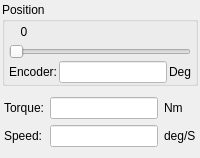
        <widget class="QWidget" name="pagePositionDirect">
         <layout class="QVBoxLayout" name="verticalLayout_4">
          <property name="spacing">
           <number>2</number>
          </property>
          <property name="leftMargin">
           <number>2</number>
          </property>
          <property name="topMargin">
           <number>2</number>
          </property>
          <property name="rightMargin">
           <number>2</number>
          </property>
          <property name="bottomMargin">
           <number>2</number>
          </property>
          <item>
           <widget class="QGroupBox" name="groupBox_5">
            <property name="title">
             <string>Position</string>
            </property>
            <layout class="QVBoxLayout" name="verticalLayout_6">
             <property name="spacing">
              <number>2</number>
             </property>
             <property name="leftMargin">
              <number>4</number>
             </property>
             <property name="topMargin">
              <number>0</number>
             </property>
             <property name="rightMargin">
              <number>4</number>
             </property>
             <property name="bottomMargin">
              <number>0</number>
             </property>
             <item>
              <widget class="QWidget" name="widget_7" native="true">
               <property name="minimumSize">
                <size>
                 <width>0</width>
                 <height>20</height>
                </size>
               </property>
               <property name="maximumSize">
                <size>
                 <width>16777215</width>
                 <height>20</height>
                </size>
               </property>
               <widget class="QLabel" name="labelPositionDirectPosition">
                <property name="geometry">
                 <rect>
                  <x>0</x>
                  <y>0</y>
                  <width>30</width>
                  <height>20</height>
                 </rect>
                </property>
                <property name="minimumSize">
                 <size>
                  <width>30</width>
                  <height>20</height>
                 </size>
                </property>
                <property name="text">
                 <string>0</string>
                </property>
                <property name="alignment">
                 <set>Qt::AlignCenter</set>
                </property>
               </widget>
              </widget>
             </item>
             <item>
              <widget class="QSlider" name="sliderPositionDirect">
               <property name="mouseTracking">
                <bool>false</bool>
               </property>
               <property name="styleSheet">
                <string notr="true"/>
               </property>
               <property name="orientation">
                <enum>Qt::Horizontal</enum>
               </property>
              </widget>
             </item>
             <item>
              <widget class="QWidget" name="widget_8" native="true">
               <layout class="QHBoxLayout" name="horizontalLayout_8">
                <property name="spacing">
                 <number>2</number>
                </property>
                <property name="leftMargin">
                 <number>0</number>
                </property>
                <property name="topMargin">
                 <number>0</number>
                </property>
                <property name="rightMargin">
                 <number>0</number>
                </property>
                <property name="bottomMargin">
                 <number>0</number>
                </property>
                <item>
                 <widget class="QLabel" name="label_11">
                  <property name="text">
                   <string>Encoder:</string>
                  </property>
                 </widget>
                </item>
                <item>
                 <widget class="QLineEdit" name="editPositionDirCurrentPos">
                  <property name="styleSheet">
                   <string notr="true">background-color: rgb(255, 255, 255);</string>
                  </property>
                  <property name="readOnly">
                   <bool>true</bool>
                  </property>
                 </widget>
                </item>
                <item>
                 <widget class="QLabel" name="label_12">
                  <property name="text">
                   <string>Deg</string>
                  </property>
                 </widget>
                </item>
               </layout>
              </widget>
             </item>
            </layout>
           </widget>
          </item>
          <item>
           <widget class="QWidget" name="widget_9" native="true">
            <layout class="QGridLayout" name="gridLayout_4">
             <property name="leftMargin">
              <number>2</number>
             </property>
             <property name="rightMargin">
              <number>2</number>
             </property>
             <item row="0" column="0">
              <widget class="QLabel" name="label_9">
               <property name="text">
                <string>Torque:</string>
               </property>
              </widget>
             </item>
             <item row="0" column="1">
              <widget class="QLineEdit" name="editPositionDirTorque">
               <property name="maximumSize">
                <size>
                 <width>16777215</width>
                 <height>16777215</height>
                </size>
               </property>
               <property name="styleSheet">
                <string notr="true">background-color: rgb(255, 255, 255);</string>
               </property>
               <property name="readOnly">
                <bool>true</bool>
               </property>
              </widget>
             </item>
             <item row="0" column="2">
              <widget class="QLabel" name="label_10">
               <property name="text">
                <string>Nm</string>
               </property>
              </widget>
             </item>
             <item row="1" column="0">
              <widget class="QLabel" name="labelSpeed4">
               <property name="text">
                <string>Speed:</string>
               </property>
              </widget>
             </item>
             <item row="1" column="1">
              <widget class="QLineEdit" name="editPositionDirSpeed">
               <property name="maximumSize">
                <size>
                 <width>16777215</width>
                 <height>16777215</height>
                </size>
               </property>
               <property name="styleSheet">
                <string notr="true">background-color: rgb(255, 255, 255);</string>
               </property>
               <property name="readOnly">
                <bool>true</bool>
               </property>
              </widget>
             </item>
             <item row="1" column="2">
              <widget class="QLabel" name="labelSpeed5">
               <property name="text">
                <string>deg/S</string>
               </property>
              </widget>
             </item>
            </layout>
           </widget>
          </item>
         </layout>
         <zorder>widget_9</zorder>
         <zorder>groupBox_5</zorder>
        </widget>
